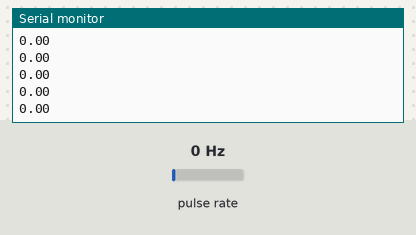
The sketch below on a simulated Arduino Uno, built with avr-gcc and run on an emulated ATmega328P. On the bench: the last lines printed to the serial monitor. Wiring (inferred from the names in the program): pulse sensor: data pin 3. The test bench sets the inputs (shaded band); at power-on: pulse rate 0 Hz.

Above: at 1.2 s.
1.3 s: pulse rate (sensor on pin 3) set to 4 Hz
At 1.61 s:
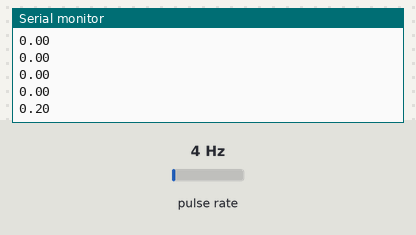
2.8 s: pulse rate (sensor on pin 3) set to 50 Hz
At 2.81 s:
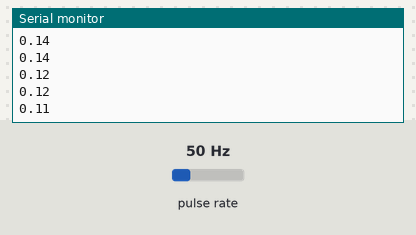
Timing chart, 0 to 5.8 s (numbered marks = the images above; inputs shaded):
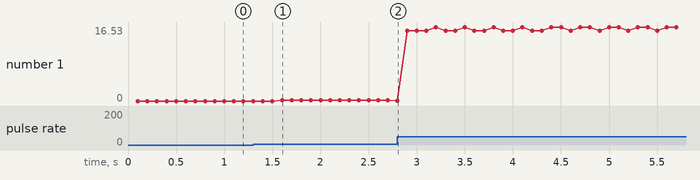

Measured:
- after the input at 1.3 s, the serial monitor: prints a new line after 0.30 s (image 1)
- plotted number 1: 0 → 0.12 after the input at 1.3 s, 0.12 → 15.71 after the input at 2.8 s

The sketch:

velocidad.ino
```cpp
volatile unsigned   muestreoActualI=0;
volatile unsigned   muestreoAnteriorI=0;
volatile unsigned   deltaMuestreoI=0;
double frecuencia=0;
double wr=0;
int past=0;
int change=0;
int n=20;
int encoderI=3;

void setup() {
  // put your setup code here, to run once:
  Serial.begin(9600);
  //pinMode(encoderI,INPUT_PULLUP);
  attachInterrupt(digitalPinToInterrupt(encoderI), interrupt,FALLING);
}
void interrupt(){
         deltaMuestreoI=muestreoActualI-muestreoAnteriorI;
         frecuencia=1000/((double)deltaMuestreoI);
         wr=((2*3.141516)/n)*frecuencia;
         muestreoAnteriorI=muestreoActualI;

}
void loop() {
  // put your main code here, to run repeatedly:
  muestreoActualI=millis();

  change=muestreoActualI-past;
  if(change>=100){
      Serial.println(wr);
    past=muestreoActualI;
    muestreoActualI=0;
    muestreoAnteriorI=0;
    deltaMuestreoI=0;
    frecuencia=0;
    }
}
```
